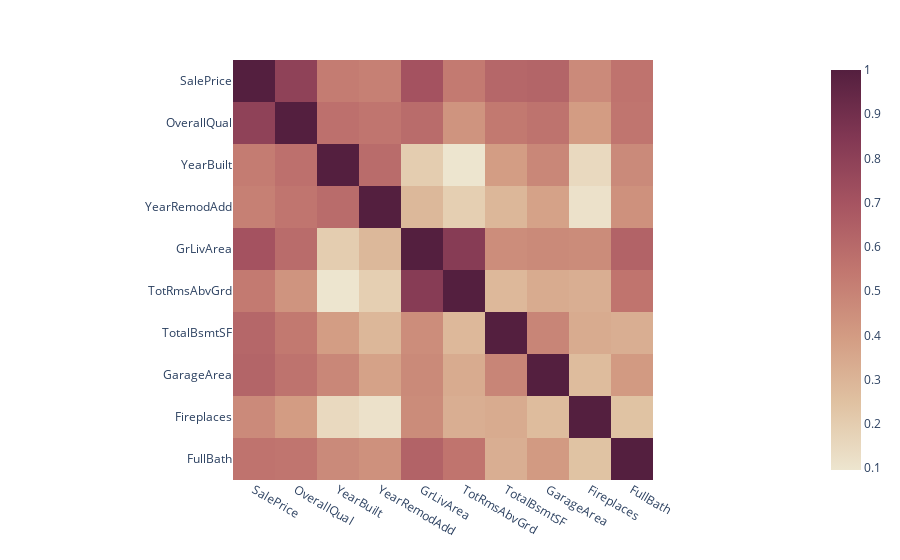

Notebook code for this chart:
### Code cell
columns = ['SalePrice', 'OverallQual', 'YearBuilt', 'YearRemodAdd', 'GrLivArea', 'TotRmsAbvGrd', 'TotalBsmtSF', 'GarageArea', 'Fireplaces', 'FullBath']
q1_df = housing_prices_df[columns]  # use this df for your correlation heatmap

import plotly.express as px
## Write your code below (2 marks)

corr = q1_df.corr()

fig = px.imshow(corr, color_continuous_scale = 'Brwnyl')
fig.show()




## Answer question below (1 mark)

## Based on your generated heatmap, which 2 columns (besides SalePrice itself) have the strongest correlation to SalePrice?
## Hint: Identify features with correlation higher than 0.7, which would indicate strong statistical correlation

### Figure 1 — Plotly figure (JSON) as saved in the notebook; plotly's stock layout.template omitted (floating-point values rounded to 4 significant figures)
{"data": [{"coloraxis": "coloraxis", "hovertemplate": "x: %{x}<br>y: %{y}<br>color: %{z}<extra></extra>", "name": "0", "type": "heatmap", "x": ["SalePrice", "OverallQual", "YearBuilt", "YearRemodAdd", "GrLivArea", "TotRmsAbvGrd", "TotalBsmtSF", "GarageArea", "Fireplaces", "FullBath"], "xaxis": "x", "y": ["SalePrice", "OverallQual", "YearBuilt", "YearRemodAdd", "GrLivArea", "TotRmsAbvGrd", "TotalBsmtSF", "GarageArea", "Fireplaces", "FullBath"], "yaxis": "y", "z": [[1, 0.791, 0.5229, 0.5071, 0.7086, 0.5337, 0.6136, 0.6234, 0.4669, 0.5607], [0.791, 1, 0.5723, 0.5507, 0.593, 0.4275, 0.5378, 0.562, 0.3968, 0.5506], [0.5229, 0.5723, 1, 0.5929, 0.199, 0.09559, 0.3915, 0.479, 0.1477, 0.4683], [0.5071, 0.5507, 0.5929, 1, 0.2874, 0.1917, 0.2911, 0.3716, 0.1126, 0.439], [0.7086, 0.593, 0.199, 0.2874, 1, 0.8255, 0.4549, 0.469, 0.4617, 0.63], [0.5337, 0.4275, 0.09559, 0.1917, 0.8255, 1, 0.2856, 0.3378, 0.3261, 0.5548], [0.6136, 0.5378, 0.3915, 0.2911, 0.4549, 0.2856, 1, 0.4867, 0.3395, 0.3237], [0.6234, 0.562, 0.479, 0.3716, 0.469, 0.3378, 0.4867, 1, 0.2691, 0.4057], [0.4669, 0.3968, 0.1477, 0.1126, 0.4617, 0.3261, 0.3395, 0.2691, 1, 0.2437], [0.5607, 0.5506, 0.4683, 0.439, 0.63, 0.5548, 0.3237, 0.4057, 0.2437, 1]]}], "layout": {"coloraxis": {"colorscale": [[0, "rgb(237, 229, 207)"], [0.1667, "rgb(224, 194, 162)"], [0.3333, "rgb(211, 156, 131)"], [0.5, "rgb(193, 118, 111)"], [0.6667, "rgb(166, 84, 97)"], [0.8333, "rgb(129, 55, 83)"], [1, "rgb(84, 31, 63)"]]}, "margin": {"t": 60}, "xaxis": {"anchor": "y", "constrain": "domain", "domain": [0, 1], "scaleanchor": "y"}, "yaxis": {"anchor": "x", "autorange": "reversed", "constrain": "domain", "domain": [0, 1]}}}
